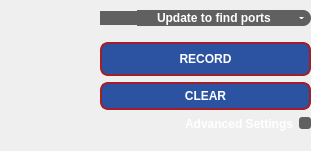
         <widget class="QFrame" name="record_config_area">
          <property name="enabled">
           <bool>true</bool>
          </property>
          <property name="geometry">
           <rect>
            <x>10</x>
            <y>430</y>
            <width>311</width>
            <height>151</height>
           </rect>
          </property>
          <property name="styleSheet">
           <string notr="true">QCheckBox{color:#FFFFFF;font:7pt&quot;DejaVu Sans&quot;;font-weight:bold;}QCheckBox::indicator{width:12px;height:12px;background-color:#606060;border-radius:3px;}QCheckBox::indicator:checked{background-color:#A21F27;}QLabel{color:#FFFFFF;font:7pt&quot;DejaVu Sans&quot;;font-weight:bold;}QLineEdit{border:#969696;background-color:#606060;border-radius:8px;color:#FFFFFF;font:7pt&quot;DejaVu Sans&quot;;font-weight:bold;}</string>
          </property>
          <widget class="QWidget" name="layoutWidget">
           <property name="geometry">
            <rect>
             <x>0</x>
             <y>0</y>
             <width>311</width>
             <height>141</height>
            </rect>
           </property>
           <layout class="QHBoxLayout" name="horizontalLayout_4">
            <item>
             <widget class="QLabel" name="logo_image_label1">
              <property name="sizePolicy">
               <sizepolicy hsizetype="Maximum" vsizetype="Maximum">
                <horstretch>0</horstretch>
                <verstretch>0</verstretch>
               </sizepolicy>
              </property>
              <property name="maximumSize">
               <size>
                <width>94</width>
                <height>123</height>
               </size>
              </property>
              <property name="text">
               <string/>
              </property>
              <property name="pixmap">
               <pixmap>icon/NNC_logo.png</pixmap>
              </property>
              <property name="scaledContents">
               <bool>true</bool>
              </property>
              <property name="alignment">
               <set>Qt::AlignCenter</set>
              </property>
             </widget>
            </item>
            <item>
             <layout class="QVBoxLayout" name="verticalLayout_5">
              <item>
               <layout class="QGridLayout" name="gridLayout_10">
                <property name="spacing">
                 <number>0</number>
                </property>
                <item row="0" column="0">
                 <widget class="QPushButton" name="usb_port">
                  <property name="styleSheet">
                   <string notr="true">QPushButton{border-top-left-radius:8px;border-bottom-left-radius:8px;background-color:#606060;padding:0px}QPushButton:pressed{border:2px solid #A21F27;border-top-left-radius:8px;border-bottom-left-radius:8px;background-color:#A21F27;color:#FFFFFF;}QPushButton::!enabled{border:2px solid #969696;border-top-left-radius:8px;border-bottom-left-radius:8px;;background-color:#606060;color:#FFFFFF;font:7pt&quot;DejaVu Sans&quot;;font-weight:bold;}</string>
                  </property>
                  <property name="text">
                   <string/>
                  </property>
                  <property name="icon">
                   <iconset>
                    <normaloff>icon/NNC_update_button.png</normaloff>icon/NNC_update_button.png</iconset>
                  </property>
                 </widget>
                </item>
                <item row="0" column="1">
                 <widget class="QComboBox" name="usb_port_combobox">
                  <property name="cursor">
                   <cursorShape>PointingHandCursor</cursorShape>
                  </property>
                  <property name="styleSheet">
                   <string notr="true">QComboBox{color:#FFFFFF;font:7pt&quot;DejaVu Sans&quot;;font-weight:bold;background-color:#606060;border:0px;border-top-right-radius:8px;border-bottom-right-radius:8px;padding-left:20px;padding-right:20px;}QListView{color:#FFFFFF;font:7pt&quot;DejaVu Sans&quot;;font-weight:bold;background-color:#969696;border:0px;}QListView{color:#FFFFFF;font:7pt&quot;DejaVu Sans&quot;;font-weight:bold;background-color:#606060;border:0px;border-radius:6px;}QComboBox::drop-down{width:20px;border:5px;}QComboBox::down-arrow{border-left:2px solid none;border-right:2px solid none;border-top:2px solid #FFFFFF;width:0.5px;height:0.5px;border-radius:2px;}QComboBox::down-arrow:hover{background-color:#606060;border-left:2px solid none;border-right:2px solid none;border-top:2px solid #A21F27;width:0.5px;height:1px;border-radius:2px;}QAbstractItemView{border:2px solid #969696;selection-background-color:#2C53A1;}</string>
                  </property>
                  <property name="currentText">
                   <string notr="true">Update to find ports</string>
                  </property>
                  <property name="currentIndex">
                   <number>0</number>
                  </property>
                  <item>
                   <property name="text">
                    <string notr="true">Update to find ports</string>
                   </property>
                  </item>
                 </widget>
                </item>
               </layout>
              </item>
              <item>
               <layout class="QVBoxLayout" name="verticalLayout_4">
                <item>
                 <widget class="QPushButton" name="record_button">
                  <property name="cursor">
                   <cursorShape>PointingHandCursor</cursorShape>
                  </property>
                  <property name="styleSheet">
                   <string notr="true">QPushButton{border:2px solid #A21F27;border-radius:8px;background-color:#2C53A1;color:#FFFFFF;font:13pt&quot;DejaVu Sans&quot;;font-weight:bold;padding:8px}QPushButton:pressed{border:2px solid #A21F27;border-radius:8px;background-color:#A21F27;color:#FFFFFF;padding:8px}QPushButton::!enabled{border:2px solid #969696;border-radius:8px;background-color:#606060;color:#FFFFFF;font:7pt&quot;Helvetica&quot;;font-weight:bold;padding:8px;}</string>
                  </property>
                  <property name="text">
                   <string notr="true">RECORD</string>
                  </property>
                  <property name="checked">
                   <bool>false</bool>
                  </property>
                 </widget>
                </item>
                <item>
                 <widget class="QPushButton" name="clear_button">
                  <property name="cursor">
                   <cursorShape>PointingHandCursor</cursorShape>
                  </property>
                  <property name="styleSheet">
                   <string notr="true">QPushButton{border:2px solid #A21F27;border-radius:8px;background-color:#2C53A1;color:#FFFFFF;font:8pt&quot;DejaVu Sans&quot;;font-weight:bold;padding:5px}QPushButton:pressed{border:2px solid #A21F27;border-radius:8px;background-color:#A21F27;color:#FFFFFF;padding:5px}QPushButton::!enabled{border:2px solid #969696;border-radius:8px;background-color:#606060;color:#FFFFFF;font:7pt&quot;Helvetica&quot;;font-weight:bold;padding:5px}</string>
                  </property>
                  <property name="text">
                   <string notr="true">CLEAR</string>
                  </property>
                 </widget>
                </item>
                <item>
                 <widget class="QCheckBox" name="advanced_checkbox">
                  <property name="layoutDirection">
                   <enum>Qt::RightToLeft</enum>
                  </property>
                  <property name="text">
                   <string>Advanced Settings</string>
                  </property>
                 </widget>
                </item>
               </layout>
              </item>
             </layout>
            </item>
           </layout>
          </widget>
         </widget>
